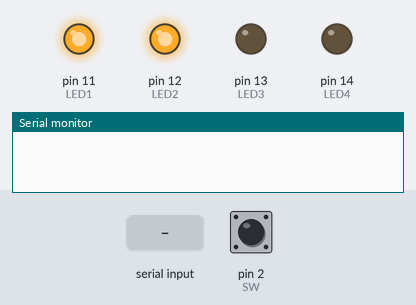
A sketch run on a simulated Arduino Mega 2560, built with avr-gcc and run on an emulated ATmega2560. Shown: output pins drawn as LEDs (lit = HIGH), the last lines printed to the serial monitor. Dashed ring = blinking. The test bench sets the inputs (shaded band); at power-on: pin 2 (SW) HIGH.

Above: at 1.2 s.
1.3 s: pin 2 (SW) pulled LOW for 1 s
At 2.15 s:
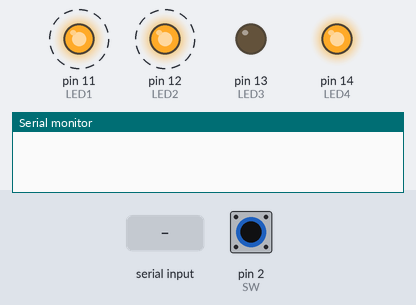
4.3 s: "0\n" received over the second serial link
At 5.65 s:
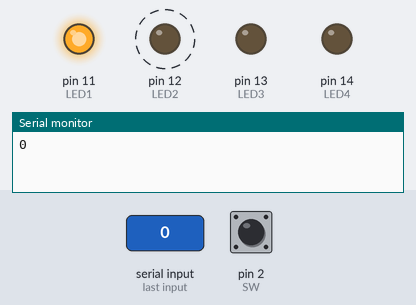
7.3 s: pin 2 (SW) pulled LOW for 3.2 s
At 12.4 s:
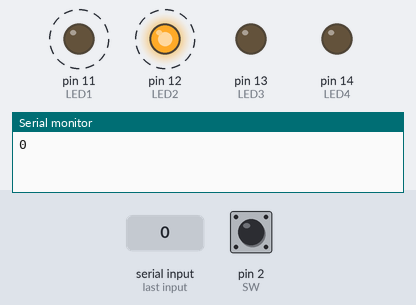
Timing chart, 0 to 18.0 s (numbered marks = the images above; inputs shaded):
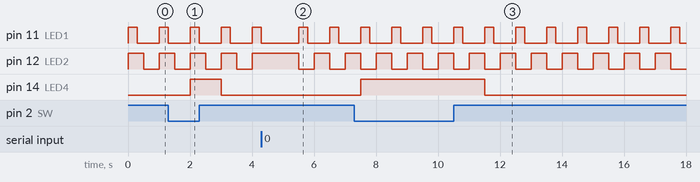

Measured:
- after the input at 1.3 s, pin 14 (LED4): LOW → HIGH after 0.70 s, → LOW 1.0 s later
- after the input at 7.3 s, pin 14 (LED4): LOW → HIGH after 0.20 s, → LOW 4.0 s later
- by itself, pin 11 (LED1): alternates HIGH for 0.30 s and LOW for 0.70 s
- by itself, pin 12 (LED2): alternates HIGH for 0.50 s and LOW for 0.50 s

The sketch:

galileoThread.ino
```cpp
#include <pt.h>

#define PT_DELAY(pt, ms, ts) \
    ts = millis(); \
    PT_WAIT_WHILE(pt, millis()-ts < (ms));

#define LED1 11
#define LED2 12
#define LED3 13
#define LED4 14
#define SW 2
#define KNOB A3

struct pt pt_taskLED1;
struct pt pt_taskLED2;
struct pt pt_taskLED3;
struct pt pt_taskLED4;
struct pt pt_taskSW;
struct pt pt_taskKNOB;
struct pt pt_taskSerial;

int led1, led2, led3, led4;
int sw, knob;
String val;

void setValue() {
//  switch(val.charAt(3)) {
//    case '0' : sw = LOW; break;
//    case '1' : sw = HIGH; break;
//  }
  switch(val.charAt(4)) {
    case '0': led1 = LOW; break;
    case '1': led1 = HIGH; break;
  }
  switch(val.charAt(5)) {
    case '0': led2 = LOW; break;
    case '1': led2 = HIGH; break;
  }
  switch(val.charAt(6)) {
    case '0': led3 = LOW; break;
    case '1': led3 = HIGH; break;
  }
  switch(val.charAt(7)) {
    case '0': led4 = LOW; break;
    case '1': led4 = HIGH; break;
  }
//  Serial.print((int)val.charAt(8));
//  if (val.charAt(8)-'0' < 5) {
//    knob = LOW;
//  } else {
//    knob = HIGH;
//  }
}

void serialEvent() {
	if (Serial1.available() > 0) {
		val = Serial1.readStringUntil('\r');
    Serial.println(val);
		setValue();
	}
}

///////////////////////////////////////////////////////
PT_THREAD(taskSerial(struct pt* pt))
{
  static uint32_t ts;

  PT_BEGIN(pt);

  while (1)
  {
    Serial1.print("sw");
    Serial1.print(digitalRead(SW));

    Serial1.print(led1);
    Serial1.print(led2);
    Serial1.print(led3);
    Serial1.print(led4);

    Serial1.print("\r");

    PT_DELAY(pt, 500, ts);

    Serial1.flush();
    serialEvent();
  }

  PT_END(pt);
}

///////////////////////////////////////////////////////
PT_THREAD(taskSW(struct pt* pt))
{
  static uint32_t ts;

  PT_BEGIN(pt);

  while (1)
  {
    sw = digitalRead(SW);
	  if (!sw) {
		  led4 = HIGH;
   	}
    else {
		  led4 = LOW;
	  }
    PT_DELAY(pt, 10, ts);
  }

  PT_END(pt);
}

///////////////////////////////////////////////////////
PT_THREAD(taskKNOB(struct pt* pt))
{
  static uint32_t ts;

  PT_BEGIN(pt);

  while (1)
  {
		led3 = knob;
    PT_DELAY(pt, 10, ts);
  }

  PT_END(pt);
}

///////////////////////////////////////////////////////
PT_THREAD(taskLED1(struct pt* pt))
{
  static uint32_t ts;

  PT_BEGIN(pt);

  while (1)
  {
    digitalWrite(LED1, led1);
    PT_DELAY(pt, 300, ts);
	digitalWrite(LED1, 0);
    PT_DELAY(pt, 700, ts);
  }

  PT_END(pt);
}

///////////////////////////////////////////////////////
PT_THREAD(taskLED2(struct pt* pt))
{
  static uint32_t ts;

  PT_BEGIN(pt);

  while (1)
  {
    digitalWrite(LED2, led2);
    PT_DELAY(pt, 500, ts);
    digitalWrite(LED2, 0);
    PT_DELAY(pt, 500, ts);
  }

  PT_END(pt);
}

///////////////////////////////////////////////////////
PT_THREAD(taskLED3(struct pt* pt))
{
  static uint32_t ts;

  PT_BEGIN(pt);

  while (1)
  {
    digitalWrite(LED3, led3);
    PT_DELAY(pt, 1000, ts);
  }

  PT_END(pt);
}

///////////////////////////////////////////////////////
PT_THREAD(taskLED4(struct pt* pt))
{
  static uint32_t ts;

  PT_BEGIN(pt);

  while (1)
  {
    digitalWrite(LED4, led4);
    PT_DELAY(pt, 1000, ts);
  }

  PT_END(pt);
}

///////////////////////////////////////////////////////
void setup()
{
	Serial1.begin(115200);
  Serial.begin(9600);

	pinMode(LED1, OUTPUT);
	pinMode(LED2, OUTPUT);
	pinMode(LED3, OUTPUT);
	pinMode(LED4, OUTPUT);
	pinMode(SW, INPUT);

	PT_INIT(&pt_taskLED1);
	PT_INIT(&pt_taskLED2);
	PT_INIT(&pt_taskLED3);
	PT_INIT(&pt_taskLED4);
	PT_INIT(&pt_taskSW);
	PT_INIT(&pt_taskKNOB);
	PT_INIT(&pt_taskSerial);

	led1 = HIGH;
	led2 = HIGH;
	led3 = LOW;
	led4 = LOW;
	sw = 1;
}

///////////////////////////////////////////////////////
void loop()
{
  taskLED1(&pt_taskLED1);
  taskLED2(&pt_taskLED2);
  taskLED3(&pt_taskLED3);
  taskLED4(&pt_taskLED4);
  taskSW(&pt_taskSW);
  taskKNOB(&pt_taskKNOB);
  taskSerial(&pt_taskSerial);
}
```
